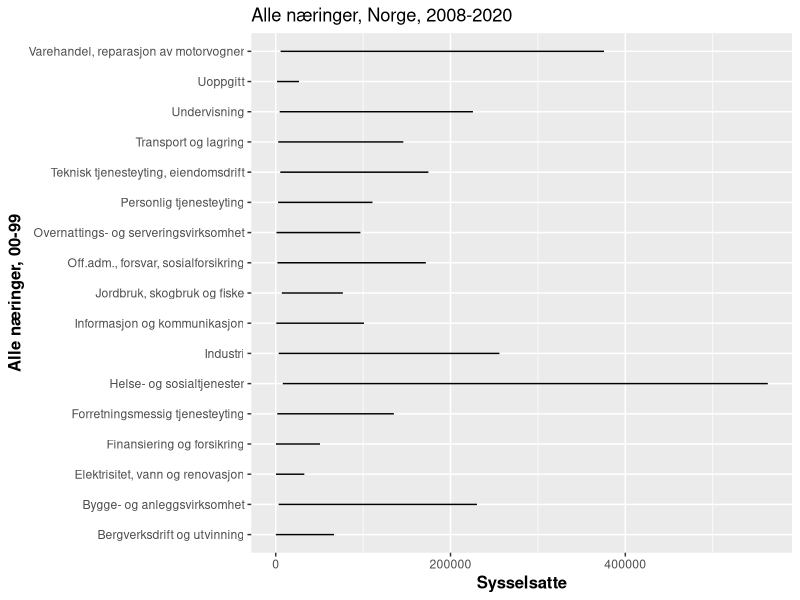
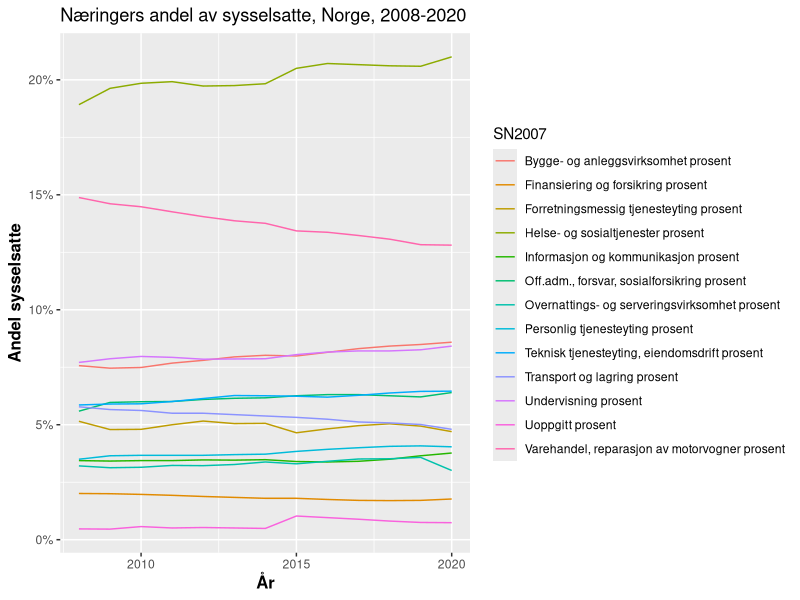
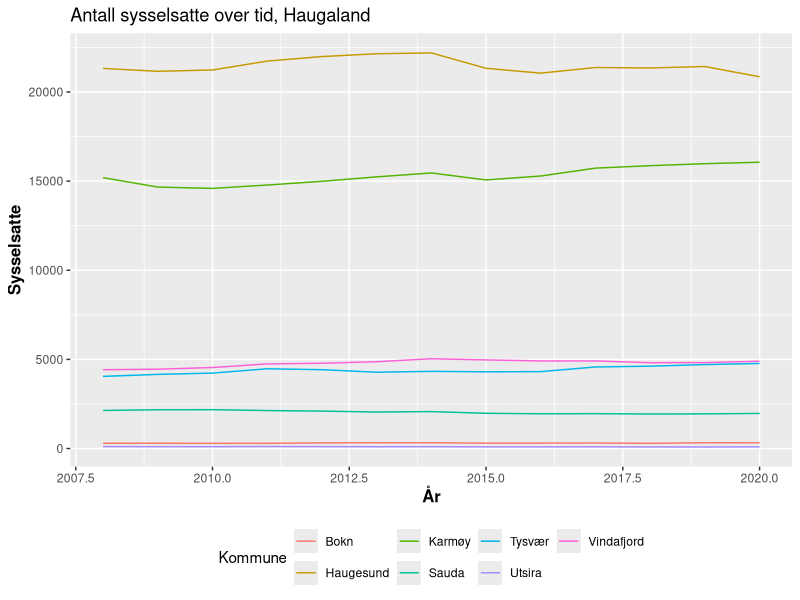
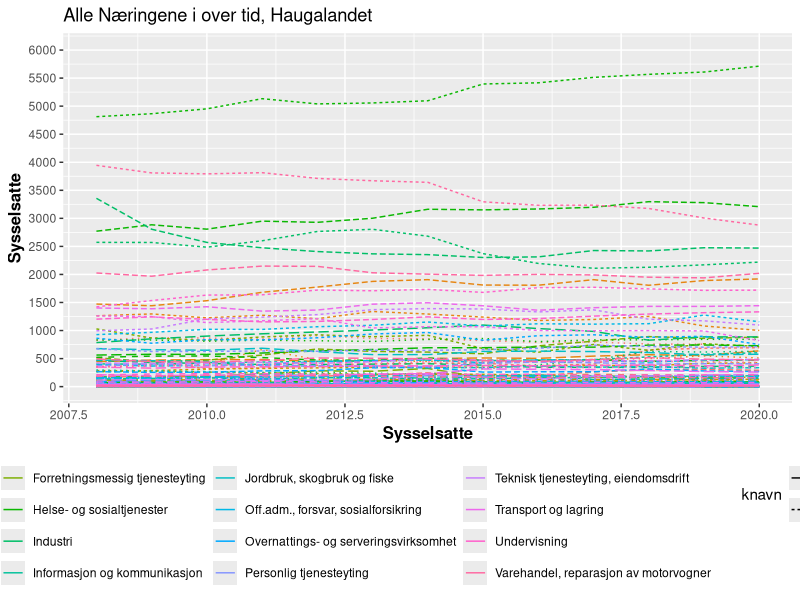
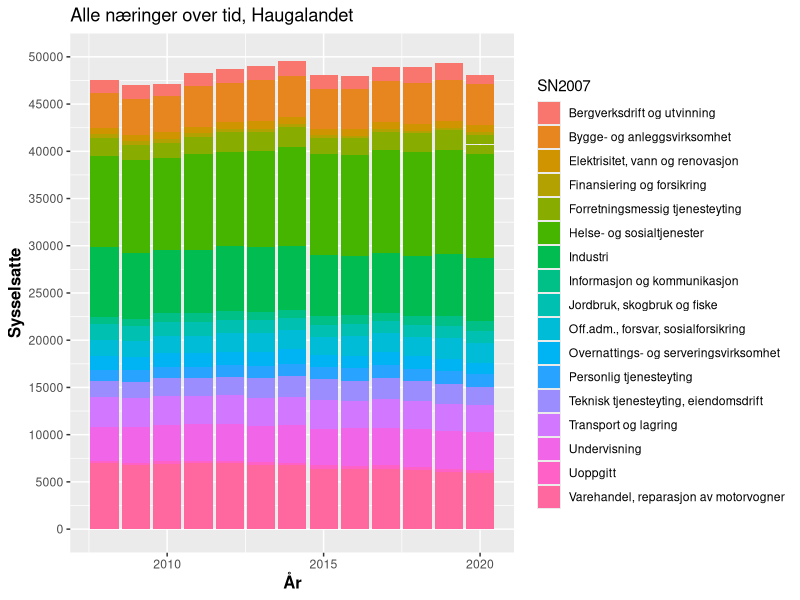

Generate these figures, in order, with R:
## ---- chunk 1
suppressPackageStartupMessages({
library(tidyverse)
library(lubridate)
library(modelr)
library(broom)
library(lmtest)
library(sandwich)
library(viridis)
  options(scipen = 999)
})
knitr::opts_chunk$set(echo = FALSE)
## ---- chunk 2
Tabell1 <- read_csv("Data_pkt1/Tabell1.csv")
Nas_arbeid_norge_sys <- read_csv("Data_pkt1/Nas_arbeid_norge_sys.csv")
Haug_arbeid <- read_csv("Data_pkt1/Haug_arbeid.csv")
Sunn_arbeid <- read_csv("Data_pkt1/Sunn_arbeid.csv")
Haug_arbeid_wide <- read_csv("Data_pkt1/Haug_arbeid_wide.csv")
Haug_arbeid_2 <- read_csv("Data_pkt1/Haug_arbeid_2.csv")
Sunn_arbeid_2 <- read_csv("Data_pkt1/Sunn_arbeid_2.csv")
Tabell2 <- read_csv("Data_pkt1/Tabell2.csv")
show_col_types = FALSE

## ---- chunk 3
names(Nas_arbeid_norge_sys)
## ---- chunk 4
Nas_arbeid_norge_sys <- Nas_arbeid_norge_sys %>% 
  mutate(År = make_date(Aar))
## ---- chunk 5
tabell_Norge<- Nas_arbeid_norge_sys

tabell_Norge %>% 
  filter(SN2007 != "Alle næringer") %>%
  ggplot(aes(x = sysselsatte)) +
  geom_line(aes(y = SN2007)) +
  ggtitle("Alle næringer, Norge, 2008-2020") + 
  theme(legend.position="bottom",
        axis.title= element_text(size=12,face="bold")) +
  labs(x="Sysselsatte", y= "Alle næringer, 00-99")+ 
  scale_color_hue(name = "00-99")
## ---- chunk 6
tabell_Norge %>% 
  # velger yrkesaktive
  filter(alder == "15-74 år") %>% 
  # Dropper variabler som ikke trengs
  select(-Aar, -NACE2007, -alder) %>% 
  # Næringer som variabler, for å kunne regne ut andel
  pivot_wider(
    id_cols = År,
    names_from = SN2007,
    values_from = sysselsatte
  ) %>% 
  # Kan være at vi kunne regnet ut disse uten bruk av pivot_wider
  # med avansert bruk av mutate
  mutate(
`Jordbruk, skogbruk og fiske prosent` = `Jordbruk, skogbruk og fiske`/`Alle næringer`*100,
`Bergverksdrift og utvinning prosent` = `Bergverksdrift og utvinning`/`Alle næringer`*100,
`Industri prosent` = `Industri`/`Alle næringer`*100,
`Elektrisitet, vann og renovasjon prosent` = `Elektrisitet, vann og renovasjon`/`Alle næringer`*100,
`Bygge- og anleggsvirksomhet prosent` = `Bygge- og anleggsvirksomhet`/`Alle næringer`*100,
`Varehandel, reparasjon av motorvogner prosent` = `Varehandel, reparasjon av motorvogner`/`Alle næringer`*100,
`Transport og lagring prosent`= `Transport og lagring`/`Alle næringer`*100,
`Overnattings- og serveringsvirksomhet prosent` = `Overnattings- og serveringsvirksomhet`/`Alle næringer`*100,
`Informasjon og kommunikasjon prosent` = `Informasjon og kommunikasjon`/`Alle næringer`*100,
`Finansiering og forsikring prosent` = `Finansiering og forsikring`/`Alle næringer`*100,
`Teknisk tjenesteyting, eiendomsdrift prosent` = `Teknisk tjenesteyting, eiendomsdrift`/`Alle næringer`*100,
`Forretningsmessig tjenesteyting prosent` = `Forretningsmessig tjenesteyting`/`Alle næringer`*100,
`Off.adm., forsvar, sosialforsikring prosent` = 
  `Off.adm., forsvar, sosialforsikring`/`Alle næringer`*100,
`Undervisning prosent` = `Undervisning`/`Alle næringer`*100,
`Helse- og sosialtjenester prosent` = `Helse- og sosialtjenester`/`Alle næringer`*100,
`Personlig tjenesteyting prosent` = `Personlig tjenesteyting`/`Alle næringer`*100,
`Uoppgitt prosent` = `Uoppgitt`/`Alle næringer`*100
  ) %>% 
  select(År, `Jordbruk, skogbruk og fiske prosent`:`Uoppgitt prosent`) %>% 
  # Så må vi gå long igjen for å tilfeedsstille ggplot
  pivot_longer(
    `Bygge- og anleggsvirksomhet prosent`:`Uoppgitt prosent`,
    names_to = "SN2007",
    values_to = "Sysselsatte"
  ) %>% 
  # litt avrunding
  mutate(
    Sysselsatte = round(Sysselsatte, 2)
  ) %>% 
  ggplot(aes(x = År)) +
  geom_line(aes(y = Sysselsatte, group = SN2007, colour = SN2007)) +
  ggtitle("Næringers andel av sysselsatte, Norge, 2008-2020") + 
  theme(legend.position="right",
        axis.title= element_text(size=12,face="bold")) +
  labs(x="År", y= "Andel sysselsatte")+
  scale_y_continuous(labels = scales::percent_format(scale = 1))
## ---- chunk 7
haugaland <- Tabell1 %>% 
  filter(Alder =="15-74",
         Knr %in% c("1106", "1135", "1145", "1146", "1149", "1151", "1160"))

haugaland %>% 
  ggplot(aes(x = Aar)) +
  geom_line(aes(y = `00-99`, colour = knavn)) +
    ggtitle("Antall sysselsatte over tid, Haugaland") +
    theme(legend.position = "bottom",
          axis.title = element_text(size = 12, face = "bold")) +
    labs(x = "År", y = "Sysselsatte") +
  scale_color_hue(name = "Kommune")
## ---- chunk 8

Haug_arbeid_2 %>% 
  filter(SN2007 != "Alle næringer" & SN2007 != "Uoppgitt") %>% 
  ggplot(aes(x = Aar)) + 
  geom_line(aes(y = ansatte, colour = SN2007, linetype = knavn)) + 
  ggtitle("Alle Næringene i over tid, Haugalandet") + 
  theme(legend.position = "bottom",
        axis.title = element_text(size = 12, face = "bold")) + 
  labs(x = "Sysselsatte", y = "Sysselsatte")+
  scale_color_hue(name = "Kommune") + 
  scale_y_continuous(limits = c(0,6000), breaks = seq(0, 6000, by = 500))
## ---- chunk 9
Haug_arbeid_2 <- Haug_arbeid_2 %>% 
  mutate(År = make_date(Aar))

Haug_arbeid_2 %>% 
  filter(SN2007 != "Alle næringer") %>% 
  ggplot(aes(x = År, y = ansatte, fill = SN2007)) +
  geom_bar(stat = "identity") +
  ggtitle("Alle næringer over tid, Haugalandet") + 
  theme(legend.position="right",
        axis.title= element_text(size=12,face="bold")) +
  labs(x="År", y= "Sysselsatte") +
  scale_y_continuous(limits = c(0, 50000), breaks =seq(0, 50000, by = 5000))
